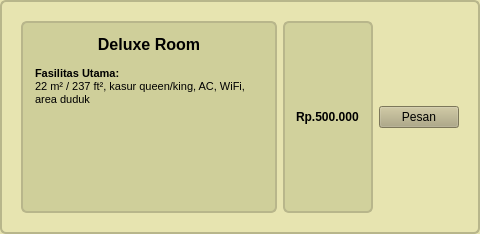
              <widget class="QFrame" name="roomFrame2_7">
               <property name="styleSheet">
                <string notr="true">
                QFrame { background-color: rgb(231,228,176); border: 2px solid rgb(184,182,139); border-radius: 6px; padding: 8px; }
                QLabel#roomTitle2 { font-weight: bold; font-size: 12pt; }
                QLabel#roomDesc2 { font-size: 9pt; }
              </string>
               </property>
               <layout class="QHBoxLayout" name="horizontalLayout_4">
                <item>
                 <layout class="QVBoxLayout" name="roomTextCol2_7"/>
                </item>
                <item>
                 <widget class="QTextEdit" name="textEdit_9">
                  <property name="styleSheet">
                   <string notr="true">background-color: rgb(207, 207, 154);</string>
                  </property>
                  <property name="html">
                   <string>&lt;!DOCTYPE HTML PUBLIC &quot;-//W3C//DTD HTML 4.0//EN&quot; &quot;http://www.w3.org/TR/REC-html40/strict.dtd&quot;&gt;
&lt;html&gt;&lt;head&gt;&lt;meta name=&quot;qrichtext&quot; content=&quot;1&quot; /&gt;&lt;meta charset=&quot;utf-8&quot; /&gt;&lt;style type=&quot;text/css&quot;&gt;
p, li { white-space: pre-wrap; }
hr { height: 1px; border-width: 0; }
li.unchecked::marker { content: &quot;\2610&quot;; }
li.checked::marker { content: &quot;\2612&quot;; }
&lt;/style&gt;&lt;/head&gt;&lt;body style=&quot; font-family:'Segoe UI'; font-size:9pt; font-weight:400; font-style:normal;&quot;&gt;
&lt;p align=&quot;center&quot; style=&quot; margin-top:0px; margin-bottom:0px; margin-left:0px; margin-right:0px; -qt-block-indent:0; text-indent:0px;&quot;&gt;&lt;span style=&quot; font-family:'MS Shell Dlg 2'; font-size:12pt; font-weight:600;&quot;&gt;Deluxe&lt;/span&gt;&lt;span style=&quot; font-family:'MS Shell Dlg 2'; font-size:12pt;&quot;&gt; &lt;/span&gt;&lt;span style=&quot; font-family:'MS Shell Dlg 2'; font-size:12pt; font-weight:600;&quot;&gt;Room&lt;/span&gt;&lt;/p&gt;
&lt;p style=&quot;-qt-paragraph-type:empty; margin-top:0px; margin-bottom:0px; margin-left:0px; margin-right:0px; -qt-block-indent:0; text-indent:0px; font-family:'MS Shell Dlg 2'; font-size:8pt;&quot;&gt;&lt;br /&gt;&lt;/p&gt;
&lt;p style=&quot; margin-top:0px; margin-bottom:0px; margin-left:0px; margin-right:0px; -qt-block-indent:0; text-indent:0px;&quot;&gt;&lt;span style=&quot; font-family:'MS Shell Dlg 2'; font-size:8pt; font-weight:600;&quot;&gt;Fasilitas Utama: &lt;/span&gt;&lt;/p&gt;
&lt;p style=&quot; margin-top:0px; margin-bottom:0px; margin-left:0px; margin-right:0px; -qt-block-indent:0; text-indent:0px;&quot;&gt;&lt;span style=&quot; font-family:'MS Shell Dlg 2'; font-size:8pt;&quot;&gt;22 m² / 237 ft², kasur queen/king, AC, WiFi, area duduk&lt;/span&gt;&lt;/p&gt;
&lt;p style=&quot;-qt-paragraph-type:empty; margin-top:0px; margin-bottom:0px; margin-left:0px; margin-right:0px; -qt-block-indent:0; text-indent:0px; font-family:'MS Shell Dlg 2'; font-size:8pt;&quot;&gt;&lt;br /&gt;&lt;/p&gt;&lt;/body&gt;&lt;/html&gt;</string>
                  </property>
                 </widget>
                </item>
                <item>
                 <widget class="QLabel" name="label_20">
                  <property name="font">
                   <font>
                    <bold>true</bold>
                   </font>
                  </property>
                  <property name="styleSheet">
                   <string notr="true">background-color: rgb(209, 209, 156);</string>
                  </property>
                  <property name="text">
                   <string>Rp.500.000</string>
                  </property>
                 </widget>
                </item>
                <item>
                 <widget class="QPushButton" name="btnPrice2_7">
                  <property name="styleSheet">
                   <string notr="true"> color: rgb(0, 0, 0); background-color: rgb(174,167,126)
 </string>
                  </property>
                  <property name="text">
                   <string>Pesan</string>
                  </property>
                 </widget>
                </item>
               </layout>
              </widget>
